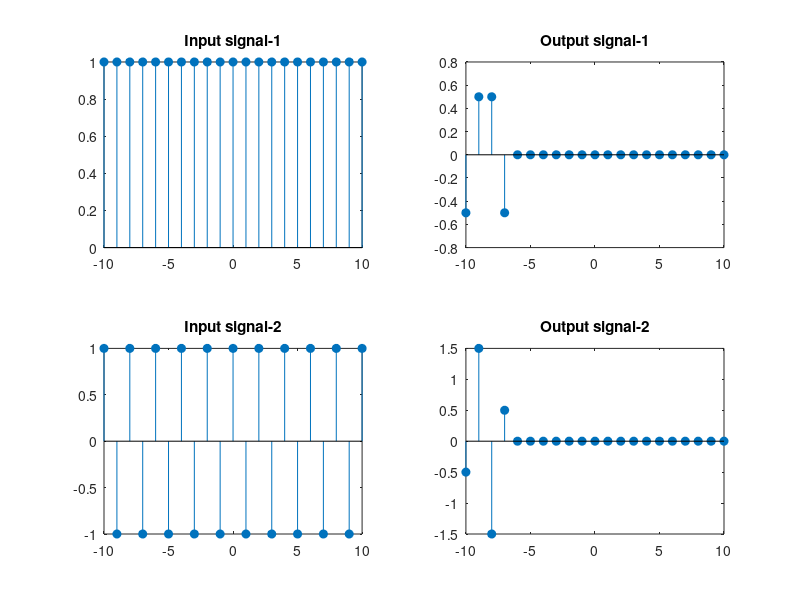

Recreate this plot in MATLAB.
clc
clear all
close all
w1=0;
w2=pi;
n=-10:10;
x1=exp(j*w1*n);
x2=exp(j*w2*n);
N=5;
for i=1:floor(N/2)
    h(i)=((-1).^i)/i;
end
h=[-fliplr(h),0,h];
y1=filter(h,1,x1);
y2=filter(h,1,x2);
subplot(2,2,1),stem(n,x1,'filled'),title('Input signal-1')
subplot(2,2,2),stem(n,y1,'filled'),title('Output signal-1')
subplot(2,2,3),stem(n,x2,'filled'),title('Input signal-2')
subplot(2,2,4),stem(n,y2,'filled'),title('Output signal-2')
